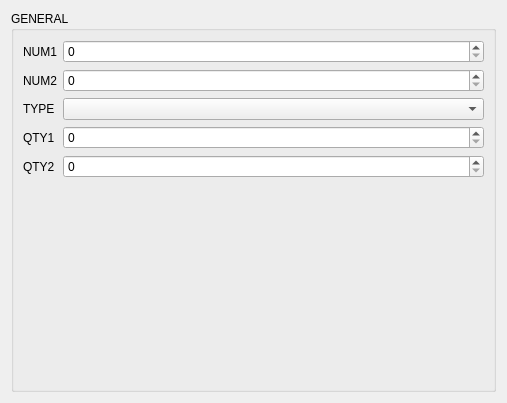
<?xml version="1.0" encoding="UTF-8"?>
<ui version="4.0">
 <class>EquipmentTabForm</class>
 <widget class="QWidget" name="EquipmentTabForm">
  <property name="geometry">
   <rect>
    <x>0</x>
    <y>0</y>
    <width>507</width>
    <height>403</height>
   </rect>
  </property>
  <property name="windowTitle">
   <string notr="true">Form</string>
  </property>
  <layout class="QHBoxLayout" name="horizontalLayout">
   <item>
    <widget class="QGroupBox" name="groupBox_4">
     <property name="title">
      <string>GENERAL</string>
     </property>
     <layout class="QVBoxLayout" name="verticalLayout_2">
      <item>
       <layout class="QFormLayout" name="formLayout">
        <item row="0" column="0">
         <widget class="QLabel" name="label">
          <property name="text">
           <string>NUM1</string>
          </property>
         </widget>
        </item>
        <item row="0" column="1">
         <widget class="QSpinBox" name="num1SB">
          <property name="maximum">
           <number>65535</number>
          </property>
         </widget>
        </item>
        <item row="1" column="0">
         <widget class="QLabel" name="label_2">
          <property name="text">
           <string>NUM2</string>
          </property>
         </widget>
        </item>
        <item row="1" column="1">
         <widget class="QSpinBox" name="num2SB">
          <property name="maximum">
           <number>65535</number>
          </property>
         </widget>
        </item>
        <item row="2" column="0">
         <widget class="QLabel" name="label_3">
          <property name="text">
           <string>TYPE</string>
          </property>
         </widget>
        </item>
        <item row="2" column="1">
         <widget class="QComboBox" name="itemCB">
          <property name="minimumSize">
           <size>
            <width>180</width>
            <height>0</height>
           </size>
          </property>
         </widget>
        </item>
        <item row="4" column="0">
         <widget class="QLabel" name="label_7">
          <property name="text">
           <string>QTY1</string>
          </property>
         </widget>
        </item>
        <item row="4" column="1">
         <widget class="QSpinBox" name="countSB">
          <property name="minimum">
           <number>0</number>
          </property>
         </widget>
        </item>
        <item row="5" column="0">
         <widget class="QLabel" name="label_4">
          <property name="text">
           <string>QTY2</string>
          </property>
         </widget>
        </item>
        <item row="5" column="1">
         <widget class="QSpinBox" name="count2SB"/>
        </item>
       </layout>
      </item>
     </layout>
    </widget>
   </item>
  </layout>
 </widget>
 <resources/>
 <connections/>
</ui>
